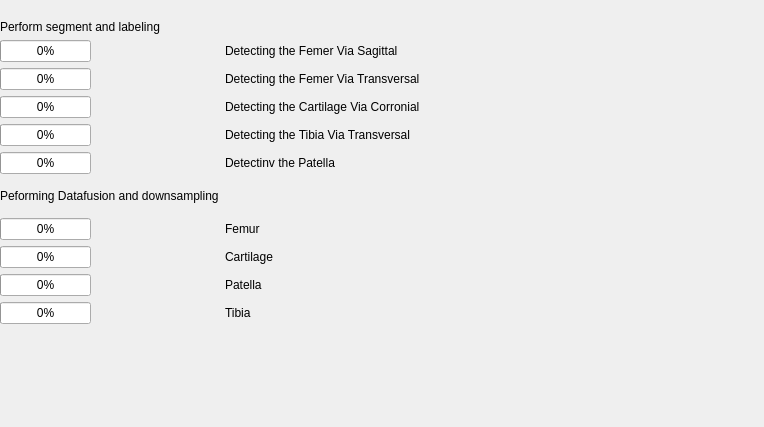
<?xml version="1.0" encoding="UTF-8"?>
<ui version="4.0">
 <class>Wizard_processfiles</class>
 <widget class="QDialog" name="Wizard_processfiles">
  <property name="geometry">
   <rect>
    <x>0</x>
    <y>0</y>
    <width>764</width>
    <height>427</height>
   </rect>
  </property>
  <property name="windowTitle">
   <string>Dialog</string>
  </property>
  <widget class="QWidget" name="formLayoutWidget">
   <property name="geometry">
    <rect>
     <x>0</x>
     <y>20</y>
     <width>651</width>
     <height>381</height>
    </rect>
   </property>
   <layout class="QFormLayout" name="formLayout">
    <property name="fieldGrowthPolicy">
     <enum>QFormLayout::AllNonFixedFieldsGrow</enum>
    </property>
    <item row="0" column="0">
     <widget class="QLabel" name="label">
      <property name="text">
       <string>Perform segment and labeling</string>
      </property>
     </widget>
    </item>
    <item row="1" column="0">
     <widget class="QProgressBar" name="progressBar_femers">
      <property name="value">
       <number>0</number>
      </property>
     </widget>
    </item>
    <item row="1" column="1">
     <widget class="QLabel" name="label_3">
      <property name="text">
       <string>Detecting the Femer Via Sagittal</string>
      </property>
     </widget>
    </item>
    <item row="2" column="0">
     <widget class="QProgressBar" name="progressBar_femert">
      <property name="value">
       <number>0</number>
      </property>
     </widget>
    </item>
    <item row="2" column="1">
     <widget class="QLabel" name="label_4">
      <property name="text">
       <string>Detecting the Femer Via Transversal</string>
      </property>
     </widget>
    </item>
    <item row="3" column="0">
     <widget class="QProgressBar" name="progressBar_cartc">
      <property name="value">
       <number>0</number>
      </property>
     </widget>
    </item>
    <item row="3" column="1">
     <widget class="QLabel" name="label_5">
      <property name="text">
       <string>Detecting the Cartilage Via Corronial</string>
      </property>
     </widget>
    </item>
    <item row="4" column="0">
     <widget class="QProgressBar" name="progressBar_tibiat">
      <property name="value">
       <number>0</number>
      </property>
     </widget>
    </item>
    <item row="4" column="1">
     <widget class="QLabel" name="label_7">
      <property name="text">
       <string>Detecting the Tibia Via Transversal</string>
      </property>
     </widget>
    </item>
    <item row="5" column="0">
     <widget class="QProgressBar" name="progressBar_petellat">
      <property name="value">
       <number>0</number>
      </property>
     </widget>
    </item>
    <item row="5" column="1">
     <widget class="QLabel" name="label_11">
      <property name="text">
       <string>Detectinv the Patella</string>
      </property>
     </widget>
    </item>
    <item row="6" column="0">
     <widget class="Line" name="line">
      <property name="orientation">
       <enum>Qt::Horizontal</enum>
      </property>
     </widget>
    </item>
    <item row="8" column="0">
     <widget class="QLabel" name="label_2">
      <property name="text">
       <string>Peforming Datafusion and downsampling</string>
      </property>
     </widget>
    </item>
    <item row="9" column="0">
     <widget class="Line" name="line_2">
      <property name="orientation">
       <enum>Qt::Horizontal</enum>
      </property>
     </widget>
    </item>
    <item row="10" column="0">
     <widget class="QProgressBar" name="progressBar_femur">
      <property name="value">
       <number>0</number>
      </property>
     </widget>
    </item>
    <item row="10" column="1">
     <widget class="QLabel" name="label_6">
      <property name="text">
       <string>Femur</string>
      </property>
     </widget>
    </item>
    <item row="11" column="0">
     <widget class="QProgressBar" name="progressBar_cartilage">
      <property name="value">
       <number>0</number>
      </property>
     </widget>
    </item>
    <item row="11" column="1">
     <widget class="QLabel" name="label_8">
      <property name="text">
       <string>Cartilage</string>
      </property>
     </widget>
    </item>
    <item row="12" column="1">
     <widget class="QLabel" name="label_9">
      <property name="text">
       <string>Patella</string>
      </property>
     </widget>
    </item>
    <item row="13" column="0">
     <widget class="QProgressBar" name="progressBar_tibia">
      <property name="value">
       <number>0</number>
      </property>
     </widget>
    </item>
    <item row="13" column="1">
     <widget class="QLabel" name="label_10">
      <property name="text">
       <string>Tibia</string>
      </property>
     </widget>
    </item>
    <item row="12" column="0">
     <widget class="QProgressBar" name="progressBar_patella">
      <property name="value">
       <number>0</number>
      </property>
     </widget>
    </item>
   </layout>
  </widget>
 </widget>
 <resources/>
 <connections/>
</ui>
